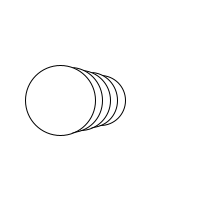
Frame 1 (no input)
Frame 60 (the mouse pressed at the canvas centre just before this capture): identical to frame 1, image omitted
Frame 120 (the mouse held since frame 60 and released just before this capture): identical to frame 1, image omitted

The Processing sketch that drew this single still picture (run headless with seeded random() and noise(); from frame 60 on, the mouse is pressed at the canvas centre):

// Processing sketch: H9_6
// ── H9_6.pde
int sizeC = 100;

void setup(){
  size(200,200);
  background(255,255,255);
  circle();
}
void draw(){
}

void circle(){
  for(int i = 0; i < 5; i++){
    ellipse(sizeC,100,100 - sizeC/2, 100 - sizeC/2);
    sizeC -= 10;
  }
}
